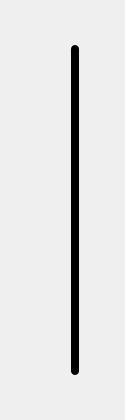
<?xml version="1.0" encoding="UTF-8"?>
<ui version="4.0">
 <class>MonitorSlider</class>
 <widget class="QWidget" name="MonitorSlider">
  <property name="geometry">
   <rect>
    <x>0</x>
    <y>0</y>
    <width>125</width>
    <height>420</height>
   </rect>
  </property>
  <property name="sizePolicy">
   <sizepolicy hsizetype="Fixed" vsizetype="Fixed">
    <horstretch>0</horstretch>
    <verstretch>0</verstretch>
   </sizepolicy>
  </property>
  <property name="windowTitle">
   <string>Form</string>
  </property>
  <widget class="QSlider" name="monitor">
   <property name="geometry">
    <rect>
     <x>50</x>
     <y>0</y>
     <width>50</width>
     <height>420</height>
    </rect>
   </property>
   <property name="cursor">
    <cursorShape>ArrowCursor</cursorShape>
   </property>
   <property name="toolTip">
    <string>&lt;html&gt;&lt;head/&gt;&lt;body&gt;&lt;p&gt;Set the monitoring volume&lt;/p&gt;&lt;/body&gt;&lt;/html&gt;</string>
   </property>
   <property name="styleSheet">
    <string notr="true">QSlider { background: transparent; }

QSlider::groove:vertical {
	border-radius: 4px;
	background-color: #000000;
	width: 8px;
	margin: 45px;
}

QSlider::handle:vertical {
	border-image: url(:/rc/monitor/slider.png) 0 0 0 0 stretch stretch;
	height: 76px;
	margin: -38px -34px;
}

QSlider::handle:vertical:hover {
	height: 80px;
	margin: -40px -36px;
}</string>
   </property>
   <property name="maximum">
    <number>150</number>
   </property>
   <property name="value">
    <number>0</number>
   </property>
   <property name="orientation">
    <enum>Qt::Vertical</enum>
   </property>
  </widget>
  <widget class="QWidget" name="monitorOff" native="true">
   <property name="geometry">
    <rect>
     <x>25</x>
     <y>40</y>
     <width>100</width>
     <height>340</height>
    </rect>
   </property>
   <property name="styleSheet">
    <string notr="true">QWidget { background-image: url(&quot;:/rc/monitor/monitorOff.png&quot;); background-repeat: no-repeat; background-position: top;}</string>
   </property>
  </widget>
  <widget class="QWidget" name="monitorOn" native="true">
   <property name="geometry">
    <rect>
     <x>25</x>
     <y>40</y>
     <width>100</width>
     <height>340</height>
    </rect>
   </property>
   <property name="styleSheet">
    <string notr="true">QWidget { background-image: url(&quot;:/rc/monitor/monitorOn.png&quot;); background-repeat: no-repeat; background-position: top;}</string>
   </property>
  </widget>
  <widget class="QWidget" name="label" native="true">
   <property name="geometry">
    <rect>
     <x>0</x>
     <y>40</y>
     <width>25</width>
     <height>340</height>
    </rect>
   </property>
  </widget>
  <zorder>monitorOn</zorder>
  <zorder>label</zorder>
  <zorder>monitorOff</zorder>
  <zorder>monitor</zorder>
 </widget>
 <resources/>
 <connections/>
</ui>
